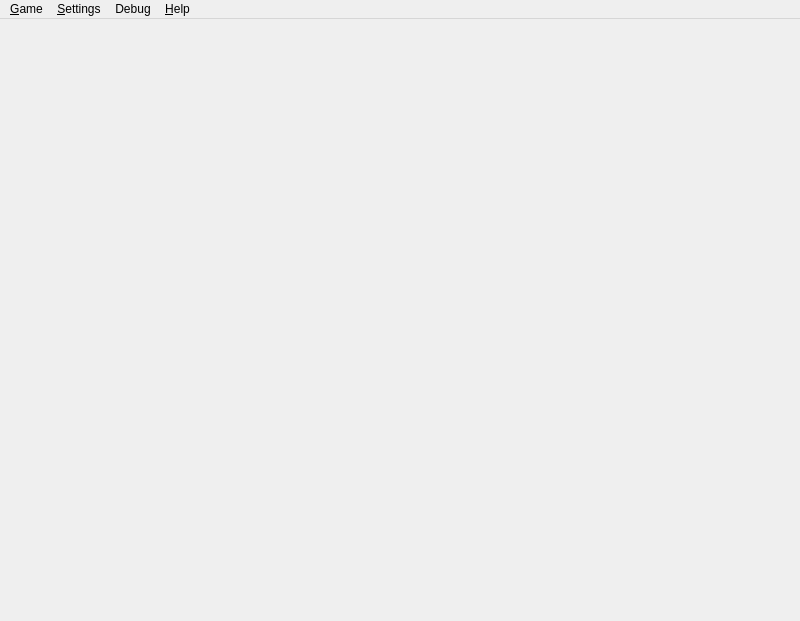
<?xml version="1.0" encoding="UTF-8"?>
<ui version="4.0">
 <class>CarrotQt5Class</class>
 <widget class="QMainWindow" name="CarrotQt5Class">
  <property name="geometry">
   <rect>
    <x>0</x>
    <y>0</y>
    <width>800</width>
    <height>621</height>
   </rect>
  </property>
  <property name="minimumSize">
   <size>
    <width>320</width>
    <height>200</height>
   </size>
  </property>
  <property name="maximumSize">
   <size>
    <width>2560</width>
    <height>1920</height>
   </size>
  </property>
  <property name="sizeIncrement">
   <size>
    <width>0</width>
    <height>0</height>
   </size>
  </property>
  <property name="baseSize">
   <size>
    <width>800</width>
    <height>621</height>
   </size>
  </property>
  <property name="windowTitle">
   <string>Project Carrot</string>
  </property>
  <property name="windowIcon">
   <iconset resource="../../CarrotQt5.qrc">
    <normaloff>:/CarrotQt5/Data/PCIconLowRes.png</normaloff>:/CarrotQt5/Data/PCIconLowRes.png</iconset>
  </property>
  <widget class="QWidget" name="centralWidget">
   <property name="minimumSize">
    <size>
     <width>320</width>
     <height>200</height>
    </size>
   </property>
   <layout class="QHBoxLayout" name="horizontalLayout">
    <property name="leftMargin">
     <number>0</number>
    </property>
    <property name="topMargin">
     <number>0</number>
    </property>
    <property name="rightMargin">
     <number>0</number>
    </property>
    <property name="bottomMargin">
     <number>0</number>
    </property>
   </layout>
  </widget>
  <widget class="QMenuBar" name="menuBar">
   <property name="geometry">
    <rect>
     <x>0</x>
     <y>0</y>
     <width>800</width>
     <height>21</height>
    </rect>
   </property>
   <widget class="QMenu" name="menuGame">
    <property name="title">
     <string>&amp;Game</string>
    </property>
    <addaction name="action_Pause"/>
    <addaction name="action_Return_to_Main_Menu"/>
    <addaction name="separator"/>
    <addaction name="action_Exit"/>
   </widget>
   <widget class="QMenu" name="menu_Settings">
    <property name="title">
     <string>&amp;Settings</string>
    </property>
    <addaction name="action_pending"/>
   </widget>
   <widget class="QMenu" name="menu_Help">
    <property name="tearOffEnabled">
     <bool>false</bool>
    </property>
    <property name="title">
     <string>&amp;Help</string>
    </property>
    <addaction name="action_Home_Page"/>
    <addaction name="action_Online_Help"/>
    <addaction name="separator"/>
    <addaction name="action_About_Qt_5"/>
    <addaction name="action_About_Project_Carrot"/>
   </widget>
   <widget class="QMenu" name="menuDebug">
    <property name="enabled">
     <bool>true</bool>
    </property>
    <property name="title">
     <string>Debug</string>
    </property>
    <widget class="QMenu" name="debug_p1menu">
     <property name="title">
      <string>Player 1</string>
     </property>
     <addaction name="debug_ammo"/>
     <addaction name="debug_health"/>
     <addaction name="debug_position"/>
     <addaction name="debug_rush"/>
    </widget>
    <addaction name="debug_p1menu"/>
    <addaction name="separator"/>
    <addaction name="debug_music"/>
    <addaction name="debug_gravity"/>
    <addaction name="debug_lighting"/>
    <addaction name="separator"/>
    <addaction name="debug_overlays"/>
    <addaction name="debug_masks"/>
   </widget>
   <addaction name="menuGame"/>
   <addaction name="menu_Settings"/>
   <addaction name="menuDebug"/>
   <addaction name="menu_Help"/>
  </widget>
  <action name="action_Home_Page">
   <property name="text">
    <string>&amp;Home Page</string>
   </property>
  </action>
  <action name="action_Online_Help">
   <property name="enabled">
    <bool>false</bool>
   </property>
   <property name="text">
    <string>&amp;Online Help</string>
   </property>
   <property name="shortcut">
    <string>F1</string>
   </property>
  </action>
  <action name="action_About_Qt_5">
   <property name="text">
    <string>About &amp;Qt 5...</string>
   </property>
  </action>
  <action name="action_About_Project_Carrot">
   <property name="text">
    <string>&amp;About Project Carrot...</string>
   </property>
  </action>
  <action name="action_Pause">
   <property name="checkable">
    <bool>true</bool>
   </property>
   <property name="checked">
    <bool>false</bool>
   </property>
   <property name="enabled">
    <bool>false</bool>
   </property>
   <property name="text">
    <string>&amp;Pause</string>
   </property>
  </action>
  <action name="action_Exit">
   <property name="text">
    <string>&amp;Exit</string>
   </property>
  </action>
  <action name="action_pending">
   <property name="enabled">
    <bool>false</bool>
   </property>
   <property name="text">
    <string>(pending)</string>
   </property>
  </action>
  <action name="action_Return_to_Main_Menu">
   <property name="enabled">
    <bool>false</bool>
   </property>
   <property name="text">
    <string>&amp;Return to Main Menu</string>
   </property>
  </action>
  <action name="debug_music">
   <property name="text">
    <string>Load Music...</string>
   </property>
   <property name="visible">
    <bool>true</bool>
   </property>
  </action>
  <action name="debug_ammo">
   <property name="text">
    <string>Fill Ammo</string>
   </property>
  </action>
  <action name="debug_health">
   <property name="text">
    <string>Fill Health</string>
   </property>
  </action>
  <action name="debug_masks">
   <property name="checkable">
    <bool>true</bool>
   </property>
   <property name="text">
    <string>Draw Collision Data</string>
   </property>
  </action>
  <action name="debug_gravity">
   <property name="text">
    <string>Set Gravity...</string>
   </property>
  </action>
  <action name="debug_lighting">
   <property name="text">
    <string>Set Lighting...</string>
   </property>
  </action>
  <action name="debug_position">
   <property name="text">
    <string>Relocate...</string>
   </property>
  </action>
  <action name="debug_overlays">
   <property name="checkable">
    <bool>true</bool>
   </property>
   <property name="checked">
    <bool>true</bool>
   </property>
   <property name="text">
    <string>Debug Overlays Active</string>
   </property>
  </action>
  <action name="debug_rush">
   <property name="text">
    <string>Start Sugar Rush</string>
   </property>
  </action>
 </widget>
 <layoutdefault spacing="6" margin="11"/>
 <resources>
  <include location="../../CarrotQt5.qrc"/>
 </resources>
 <connections>
  <connection>
   <sender>action_Exit</sender>
   <signal>triggered()</signal>
   <receiver>CarrotQt5Class</receiver>
   <slot>close()</slot>
   <hints>
    <hint type="sourcelabel">
     <x>-1</x>
     <y>-1</y>
    </hint>
    <hint type="destinationlabel">
     <x>399</x>
     <y>299</y>
    </hint>
   </hints>
  </connection>
 </connections>
</ui>
